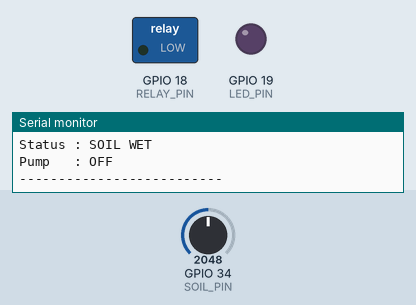
A sketch run on a simulated ESP32. Shown: switched loads named in the sketch (green lamp = pin HIGH), output pins drawn as LEDs (lit = HIGH), the last lines printed to the serial monitor. The inputs (shaded band) are chosen by the test bench; at power-on: GPIO 34 (SOIL_PIN) = 2048.

Above: at 2.8 s.
2.9 s: GPIO 34 (SOIL_PIN) set to 1964
At 4.7 s:
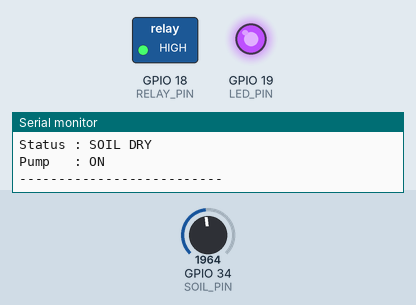
5.6 s: GPIO 34 (SOIL_PIN) set to 2040
At 6.4 s:
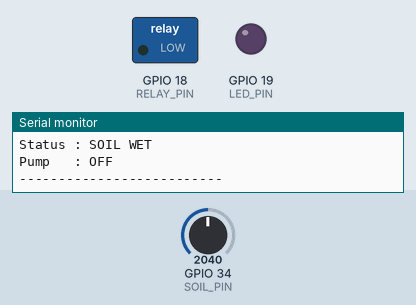
8.3 s: GPIO 34 (SOIL_PIN) set to 1960
At 10.7 s:
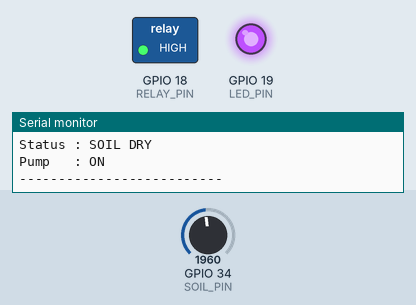
Timing chart, 0 to 12.2 s (numbered marks = the images above; inputs shaded):
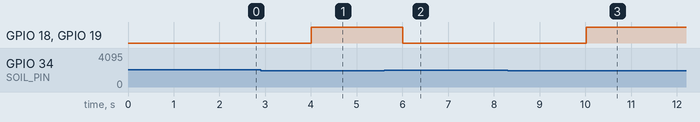

Measured:
- the behaviour switches between 2000 and 1999 on GPIO 34 (SOIL_PIN) (found by bisection; images 0 and 1)
- after the input at 2.9 s, GPIO 18 (RELAY_PIN), GPIO 19 (LED_PIN): LOW → HIGH after 1.1 s
- after the input at 5.6 s, GPIO 18 (RELAY_PIN), GPIO 19 (LED_PIN): HIGH → LOW after 0.41 s
- after the input at 8.3 s, GPIO 18 (RELAY_PIN), GPIO 19 (LED_PIN): LOW → HIGH after 1.7 s

The sketch:

sketch.ino
```cpp
#define SOIL_PIN 34      // Potentiometer signal
#define RELAY_PIN 18     // Relay input
#define LED_PIN 19       // LED indicator

const int threshold = 2000;   // Moisture threshold

void setup() {

  Serial.begin(115200);

  pinMode(RELAY_PIN, OUTPUT);
  pinMode(LED_PIN, OUTPUT);

  digitalWrite(RELAY_PIN, LOW);
  digitalWrite(LED_PIN, LOW);

  Serial.println("Automatic Irrigation System");
}

void loop() {

  int moisture = analogRead(SOIL_PIN);

  Serial.print("Soil Moisture Value: ");
  Serial.println(moisture);

  if (moisture < threshold) {

    Serial.println("Status : SOIL DRY");
    Serial.println("Pump   : ON");

    digitalWrite(RELAY_PIN, HIGH);
    digitalWrite(LED_PIN, HIGH);

  }
  else {

    Serial.println("Status : SOIL WET");
    Serial.println("Pump   : OFF");

    digitalWrite(RELAY_PIN, LOW);
    digitalWrite(LED_PIN, LOW);

  }

  Serial.println("--------------------------");

  delay(2000);
}
```
